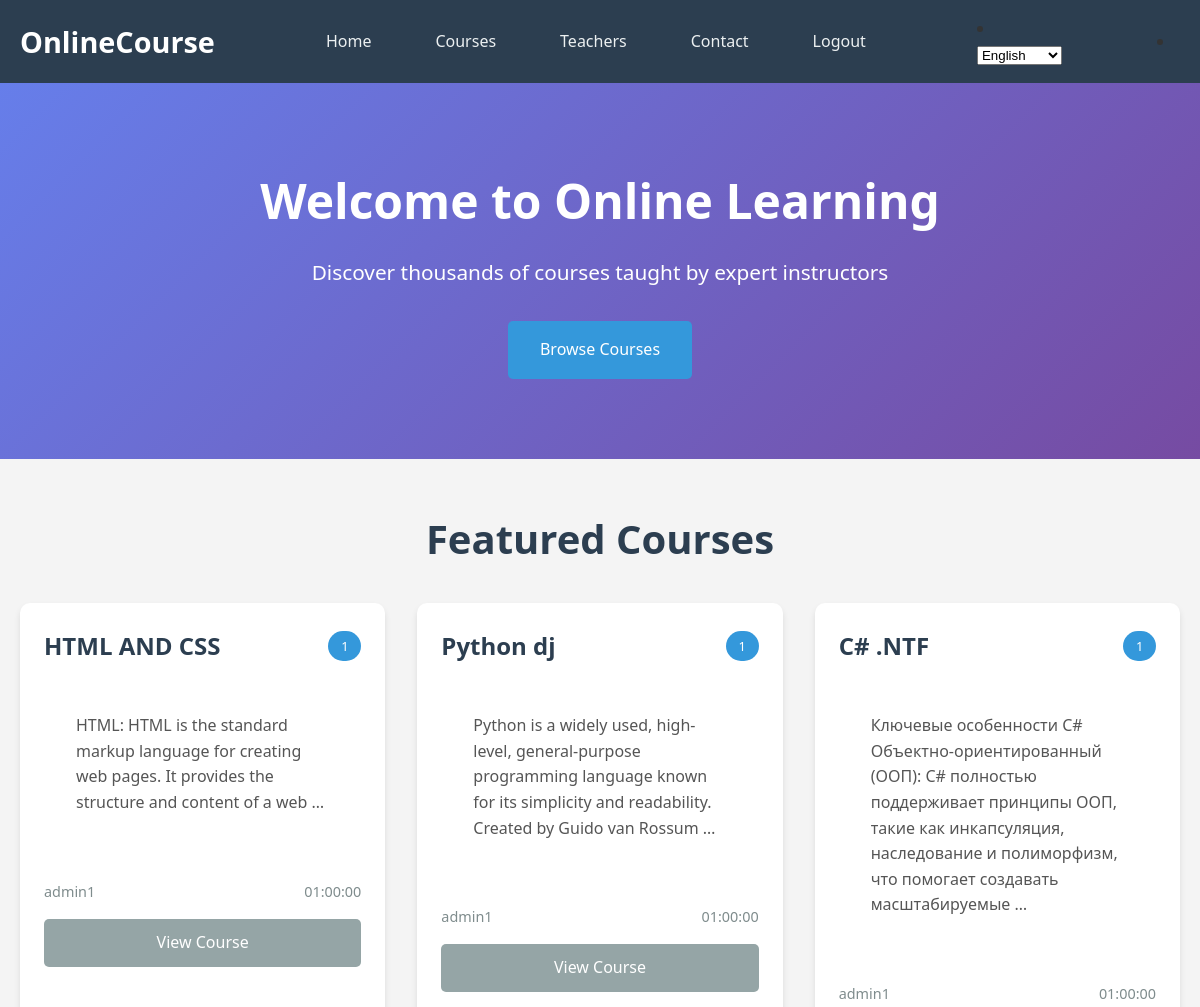
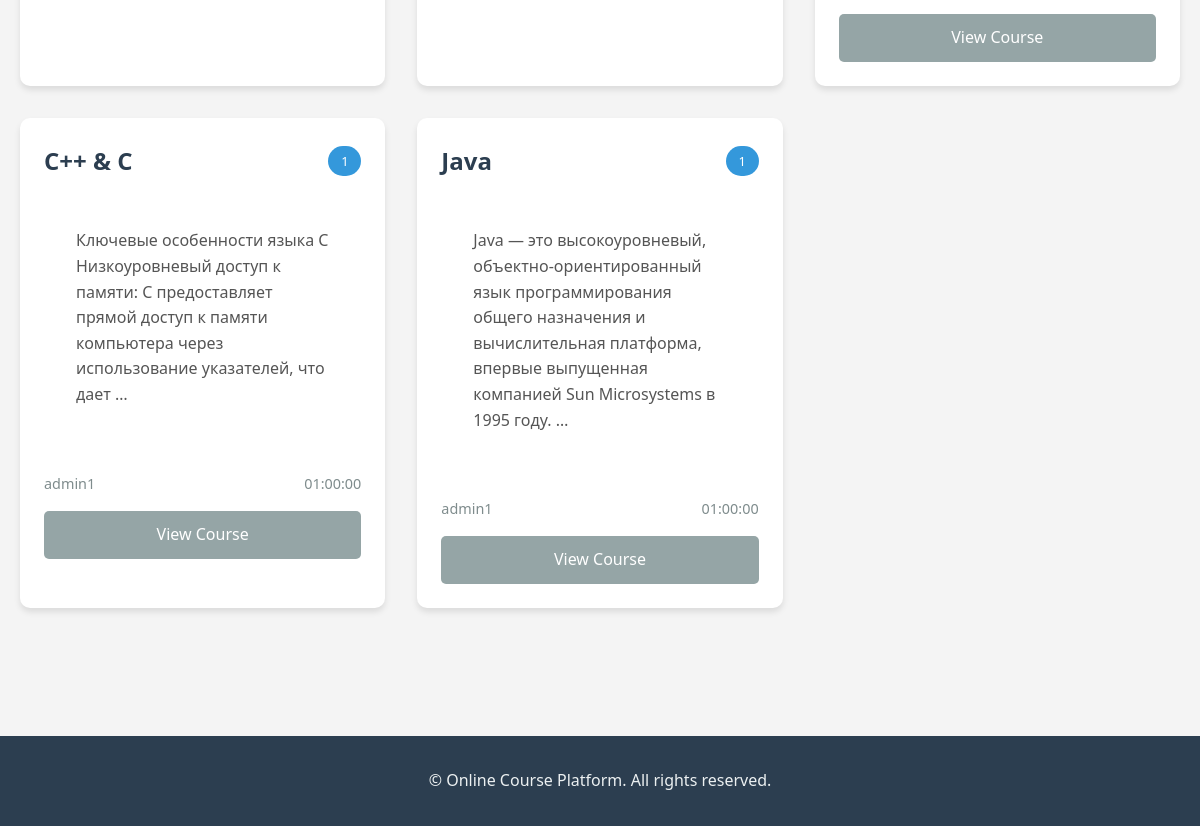
Screenshot of / (signed in) with the database file from the repository (2 pictures, top to bottom).
### courses/models.py (models this page shows, shortened)
class Course(models.Model):
    title = models.CharField(max_length=200)
    description = models.TextField()
    teacher = models.ForeignKey(Teacher, on_delete=models.CASCADE)
    created_at = models.DateTimeField(auto_now_add=True)
    duration = models.CharField(max_length=50)
    level = models.CharField(max_length=50)

class Teacher(models.Model):
    user = models.OneToOneField(User, on_delete=models.CASCADE)
    bio = models.TextField()
    expertise = models.CharField(max_length=200)
    photo = models.CharField(max_length=500, blank=True)
    def __str__(self):
        return self.user.get_full_name() or self.user.username

### courses/views.py (the view)
# urls.py: 2. Add a URL to urlpatterns:  path('', views.home, name='home')
def home(request):
    courses = Course.objects.all()[:6]
    return render(request, 'courses/home.html', {'courses': courses})

### courses/templates/courses/home.html
{% extends 'base.html' %}
{% load i18n %}
{% block content %}
<section class="hero">
    <div class="container">
        <h1>{% trans 'Welcome to Online Learning'%}</h1>
        <p>{% trans 'Discover thousands of courses taught by expert instructors'%}</p>
        <a href="{% url 'courses' %}" class="btn-primary">{% trans 'Browse Courses '%}</a>
    </div>
</section>
<section class="featured-courses">
    <div class="container">
        <h2>{% trans 'Featured Courses'%}</h2>
        <div class="course-grid">
            {% for course in courses %}
            <div class="course-card">
                <div class="course-header">
                    <h3>{{ course.title }}</h3>
                    <span class="course-level">{{ course.level }}</span>
                </div>
                <p class="course-description">{{ course.description|truncatewords:20 }}</p>
                <div class="course-footer">
                    <span class="course-teacher">{{ course.teacher }}</span>
                    <span class="course-duration">{{ course.duration }}</span>
                </div>
                <a href="{% url 'course_detail' course.id %}" class="btn-secondary">{% trans 'View Course'%}</a>
            </div>
            {% endfor %}
        </div>
    </div>
</section>
{% endblock %}

### courses/static/css/style.css (style rules this page uses)
* { margin: 0; padding: 0; box-sizing: border-box; }
body { font-family: 'Segoe UI', Tahoma, Geneva, Verdana, sans-serif; line-height: 1.6; color: #333; background-color: #f4f4f4; }
.container { max-width: 1200px; margin: 0 auto; padding: 0 20px; }
.hero { background: linear-gradient(135deg, #667eea 0%, #764ba2 100%); color: #fff; text-align: center; padding: 5rem 0; }
.hero h1 { font-size: 3rem; margin-bottom: 1rem; }
.hero p { font-size: 1.3rem; margin-bottom: 2rem; }
.btn-primary { background-color: #3498db; color: #fff; padding: 1rem 2rem; text-decoration: none; border-radius: 5px; display: inline-block; transition: background-color 0.3s; border: none; cursor: pointer; font-size: 1rem; }
.btn-secondary { background-color: #95a5a6; color: #fff; padding: 0.7rem 1.5rem; text-decoration: none; border-radius: 5px; display: inline-block; transition: background-color 0.3s; }
.featured-courses, .courses-section { padding: 3rem 0; }
.featured-courses h2, .courses-section h2 { text-align: center; font-size: 2.5rem; margin-bottom: 2rem; color: #2c3e50; }
.course-grid { display: grid; grid-template-columns: repeat(auto-fill, minmax(300px, 1fr)); gap: 2rem; margin-bottom: 2rem; }
.course-card { background-color: #fff; padding: 1.5rem; border-radius: 10px; box-shadow: 0 4px 6px rgba(0,0,0,0.1); transition: transform 0.3s; }
.course-header { display: flex; justify-content: space-between; align-items: center; margin-bottom: 1rem; }
.course-header h3 { font-size: 1.5rem; color: #2c3e50; }
.course-level { background-color: #3498db; color: #fff; padding: 0.3rem 0.8rem; border-radius: 15px; font-size: 0.8rem; }
.course-description { color: #555; margin-bottom: 1rem; }
.course-footer { display: flex; justify-content: space-between; margin-bottom: 1rem; color: #7f8c8d; font-size: 0.9rem; }
.course-card .btn-secondary { width: 100%; text-align: center; }
.course-description { background-color: #fff; padding: 2rem; border-radius: 10px; margin-bottom: 2rem; }

### rows the page displays
Course: title "HTML AND CSS", level "1", description "HTML: HTML is the standard markup language for creating web pages. It provides the structure and content of a web …", teacher "admin1", duration "01:00:00"
Course: title "Python dj", level "1", description "Python is a widely used, high-level, general-purpose programming language known for its simplicity and readability. Created by Guido van Rossum …", teacher "admin1", duration "01:00:00"
Course: title "C# .NTF", level "1", description "Ключевые особенности C# Объектно-ориентированный (ООП): C# полностью поддерживает принципы ООП, такие как инкапсуляция, наследование и полиморфизм, что помогает создавать масштабируемые …", teacher "admin1", duration "01:00:00"
Course: title "C++ & C", level "1", description "Ключевые особенности языка C Низкоуровневый доступ к памяти: C предоставляет прямой доступ к памяти компьютера через использование указателей, что дает …", teacher "admin1", duration "01:00:00"
Course: title "Java", level "1", description "Java — это высокоуровневый, объектно-ориентированный язык программирования общего назначения и вычислительная платформа, впервые выпущенная компанией Sun Microsystems в 1995 году. …", teacher "admin1", duration "01:00:00"
